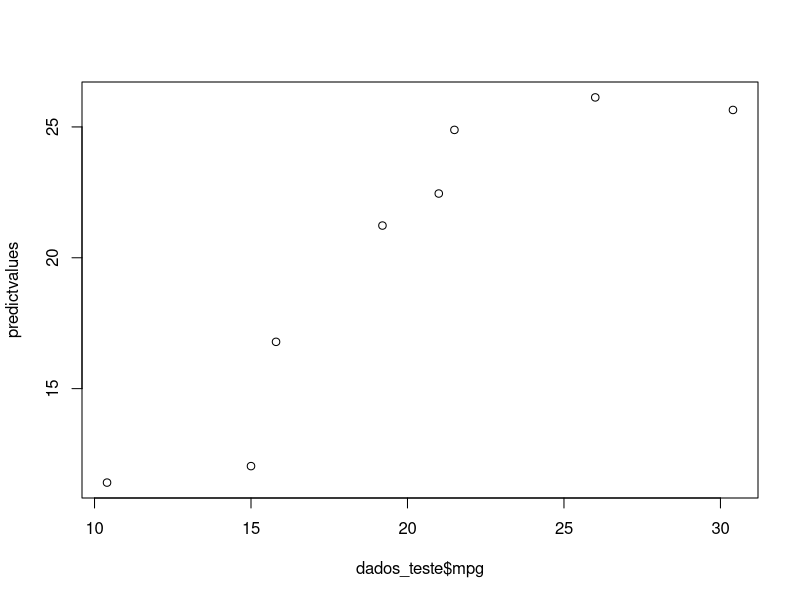
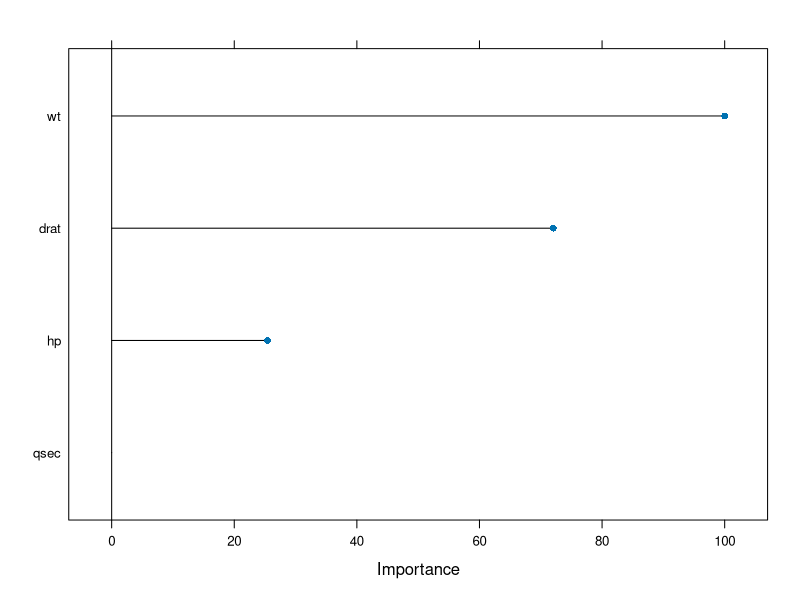

Write R code to recreate these figures, in order.
# Usando o pacote caret para criar modelo de machine learning em R

# Definindo o diretório de trabalho
setwd("C:/MLR/caret")
getwd()

# Instalando os pacotes
install.packages("caret")
install.packages("randomForest")

# carregando as bibliotecas
library(caret)
library(randomForest)
library(datasets)

# Usando o dataset mtcars
View(mtcars)

# Função do caret para divisao do dados
split <- createDataPartition(y = mtcars$mpg, p = 0.7, list = FALSE)

# Dividindo os dados em treino e teste
dados_treino <- mtcars[split, ]
dados_teste <- mtcars[-split, ]

# Treinando o modelo
names(getModelInfo())

# Regressão Linear
modelo_lm_v0 <- train(mpg ~ ., data =  dados_treino, method = "lm")

modelo_lm_v1 <- train(mpg ~ wt + hp + qsec + drat, data = dados_treino, method = "lm")

# Mostrando a importancia das variaveis para criação do modelo
?varImp
varImp(modelo_lm_v0)

# Random Forest
modelo_rf_v1 <- train(mpg ~ wt + hp + qsec + drat, data = dados_treino, method = "rf")

# Resumo do modelo
summary(modelo_lm_v1) # 88%
summary(modelo_rf_v1)

# Ajustando o modelo
?expand.grid
?trainControl
controle1 <- trainControl(method = "cv", number = 10)

modelo_lm_v2 <- train(mpg ~ wt + hp + qsec + drat,
                      data = dados_treino, 
                      method = "lm",
                      trControl = controle1,
                      numeric = "Rsquared")

# Resumo do modelo
summary(modelo_lm_v2)

# Coletando os residuos
residuals <- resid(modelo_lm_v2)
residuals

# Previsões
predictvalues <- predict(modelo_lm_v1, dados_teste)
predictvalues
plot(dados_teste$mpg, predictvalues)

# plot das variaveis mais relevantes no modelo
plot(varImp(modelo_lm_v1))










